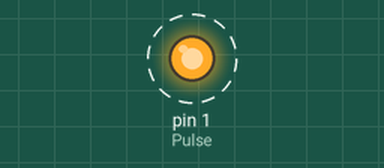
Simulated run of this sketch. Board: Arduino Uno, built with avr-gcc and run on an emulated ATmega328P. Parts: output pins drawn as LEDs (lit = HIGH). Dashed ring = blinking.

Above: at 0.2 s.
Timing chart, 0 to 4.6 s (numbered marks = the images above):
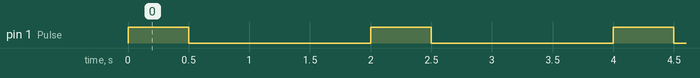

Measured:
- by itself, pin 1 (Pulse): alternates HIGH for 0.50 s and LOW for 1.5 s

The sketch:

sketch_feb18b.ino
```cpp
#define Pulse 1
void setup() {

pinMode(Pulse,OUTPUT);

}

void loop() {

 Pulses(2000);

}

void Pulses(int TotalPeriod)
{
  digitalWrite(Pulse,1);
  delay(TotalPeriod/4);
  digitalWrite(Pulse,0);
  delay((TotalPeriod*3)/4);
  }
```
